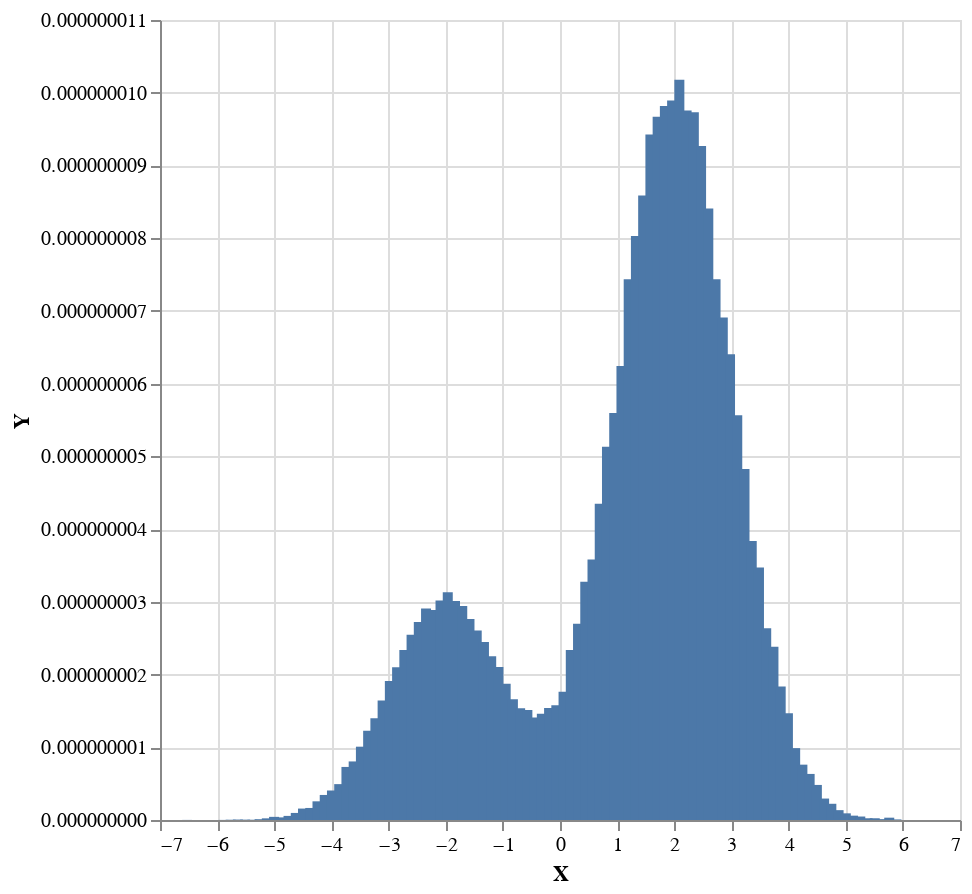

Notebook source saved alongside this figure:
### Markdown cell above
## Posterior predictive

Analoguosly to prior predictive is generated by `generative` applied to `posterior`.

### Code cell
sampler $ plot . histogramToList . histogram 100 <$> replicateM 100000 (weighted $ posteriorPredictive model observations2)

### Figure 1 — Vega-Lite specification as saved in the notebook (floating-point values rounded to 4 significant figures)
{"$schema": "https://vega.github.io/schema/vega-lite/v4.json", "data": {"values": [{"X": -6.524, "Y": 1.2e-12}, {"X": -6.397, "Y": 0}, {"X": -6.27, "Y": 0}, {"X": -6.144, "Y": 0}, {"X": -6.017, "Y": 0}, {"X": -5.89, "Y": 1.2e-12}, {"X": -5.764, "Y": 3.6e-12}, {"X": -5.637, "Y": 6e-12}, {"X": -5.51, "Y": 4.8e-12}, {"X": -5.384, "Y": 3.6e-12}, {"X": -5.257, "Y": 1.08e-11}, {"X": -5.13, "Y": 2.28e-11}, {"X": -5.004, "Y": 4.32e-11}, {"X": -4.877, "Y": 3.6e-11}, {"X": -4.751, "Y": 5.64e-11}, {"X": -4.624, "Y": 9.721e-11}, {"X": -4.497, "Y": 1.572e-10}, {"X": -4.371, "Y": 1.656e-10}, {"X": -4.244, "Y": 2.568e-10}, {"X": -4.117, "Y": 3.444e-10}, {"X": -3.991, "Y": 4.056e-10}, {"X": -3.864, "Y": 4.932e-10}, {"X": -3.737, "Y": 7.296e-10}, {"X": -3.611, "Y": 8.053e-10}, {"X": -3.484, "Y": 1.008e-09}, {"X": -3.357, "Y": 1.226e-09}, {"X": -3.231, "Y": 1.398e-09}, {"X": -3.104, "Y": 1.643e-09}, {"X": -2.977, "Y": 1.912e-09}, {"X": -2.851, "Y": 2.1e-09}, {"X": -2.724, "Y": 2.338e-09}, {"X": -2.597, "Y": 2.548e-09}, {"X": -2.471, "Y": 2.722e-09}, {"X": -2.344, "Y": 2.907e-09}, {"X": -2.217, "Y": 2.886e-09}, {"X": -2.091, "Y": 3.017e-09}, {"X": -1.964, "Y": 3.131e-09}, {"X": -1.837, "Y": 3.011e-09}, {"X": -1.711, "Y": 2.941e-09}, {"X": -1.584, "Y": 2.762e-09}, {"X": -1.458, "Y": 2.605e-09}, {"X": -1.331, "Y": 2.448e-09}, {"X": -1.204, "Y": 2.253e-09}, {"X": -1.078, "Y": 2.103e-09}, {"X": -0.9509, "Y": 1.875e-09}, {"X": -0.8243, "Y": 1.659e-09}, {"X": -0.6976, "Y": 1.537e-09}, {"X": -0.5709, "Y": 1.512e-09}, {"X": -0.4443, "Y": 1.411e-09}, {"X": -0.3176, "Y": 1.461e-09}, {"X": -0.191, "Y": 1.54e-09}, {"X": -0.06433, "Y": 1.577e-09}, {"X": 0.06232, "Y": 1.762e-09}, {"X": 0.189, "Y": 2.337e-09}, {"X": 0.3156, "Y": 2.699e-09}, {"X": 0.4423, "Y": 3.275e-09}, {"X": 0.5689, "Y": 3.582e-09}, {"X": 0.6956, "Y": 4.348e-09}, {"X": 0.8222, "Y": 5.131e-09}, {"X": 0.9489, "Y": 5.596e-09}, {"X": 1.076, "Y": 6.242e-09}, {"X": 1.202, "Y": 7.435e-09}, {"X": 1.329, "Y": 8.031e-09}, {"X": 1.456, "Y": 8.587e-09}, {"X": 1.582, "Y": 9.426e-09}, {"X": 1.709, "Y": 9.669e-09}, {"X": 1.835, "Y": 9.819e-09}, {"X": 1.962, "Y": 9.892e-09}, {"X": 2.089, "Y": 1.018e-08}, {"X": 2.215, "Y": 9.755e-09}, {"X": 2.342, "Y": 9.73e-09}, {"X": 2.469, "Y": 9.268e-09}, {"X": 2.595, "Y": 8.407e-09}, {"X": 2.722, "Y": 7.435e-09}, {"X": 2.849, "Y": 6.909e-09}, {"X": 2.975, "Y": 6.403e-09}, {"X": 3.102, "Y": 5.566e-09}, {"X": 3.229, "Y": 4.825e-09}, {"X": 3.355, "Y": 3.837e-09}, {"X": 3.482, "Y": 3.47e-09}, {"X": 3.609, "Y": 2.638e-09}, {"X": 3.735, "Y": 2.383e-09}, {"X": 3.862, "Y": 1.837e-09}, {"X": 3.989, "Y": 1.466e-09}, {"X": 4.115, "Y": 9.881e-10}, {"X": 4.242, "Y": 7.61e-10}, {"X": 4.369, "Y": 6.335e-10}, {"X": 4.495, "Y": 4.821e-10}, {"X": 4.622, "Y": 2.948e-10}, {"X": 4.748, "Y": 2.231e-10}, {"X": 4.875, "Y": 1.355e-10}, {"X": 5.002, "Y": 9.164e-11}, {"X": 5.128, "Y": 5.977e-11}, {"X": 5.255, "Y": 4.781e-11}, {"X": 5.382, "Y": 2.391e-11}, {"X": 5.508, "Y": 2.391e-11}, {"X": 5.635, "Y": 1.195e-11}, {"X": 5.762, "Y": 3.188e-11}, {"X": 5.888, "Y": 7.969e-12}, {"X": 6.015, "Y": 0}]}, "encoding": {"x": {"field": "X", "type": "quantitative"}, "y": {"field": "Y", "type": "quantitative"}}, "height": 400, "mark": "bar", "width": 400}
